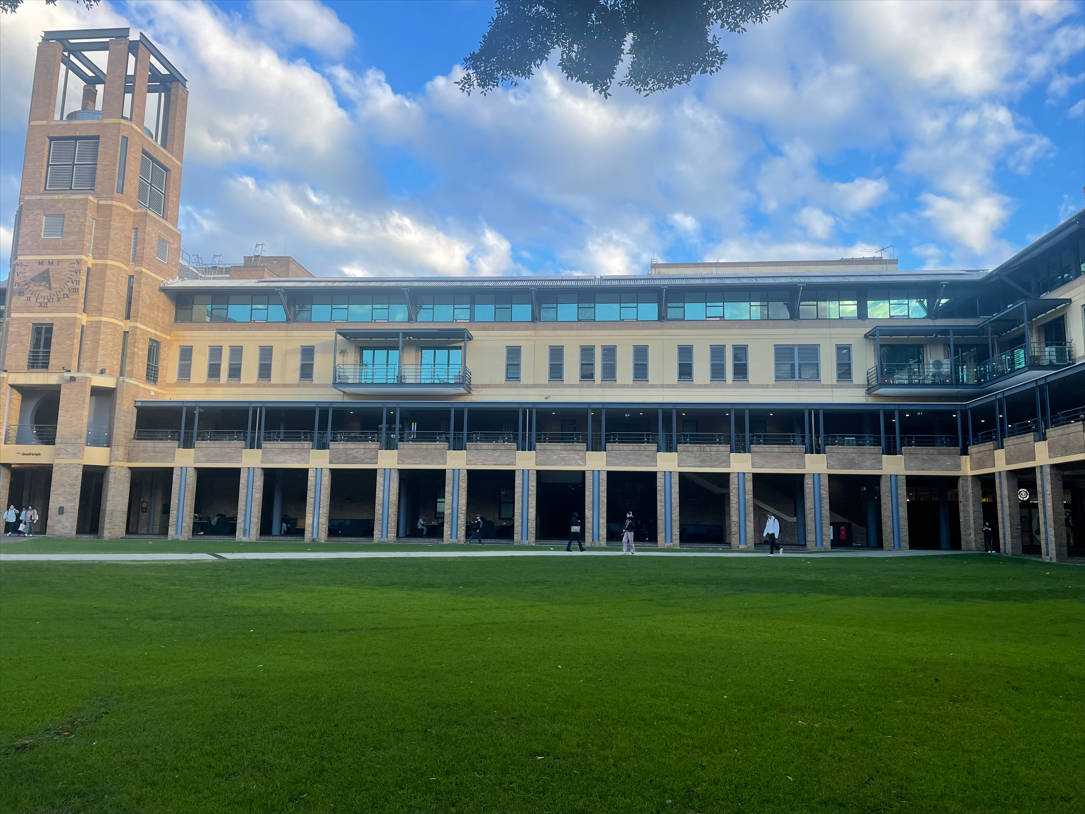
#> input picture lab2/original_images/image1.jpg, 1085 x 814 px
$ python task2.py
#> lines starting #> are read from the running program, lines starting #| are printed output that depends on the picture
import cv2
import matplotlib.pyplot as plt
import os
from skimage.util import random_noise

# Ensure the output directory exists
output_dir = 'processed_images'
os.makedirs(output_dir, exist_ok=True)

# Load images
img1 = cv2.imread('original_images/image1.jpg')
#> img1 is the input picture: shape (814, 1085, 3); mean B, G, R 111.7, 118.3, 95.2
img2 = cv2.imread('original_images/image2.jpg')
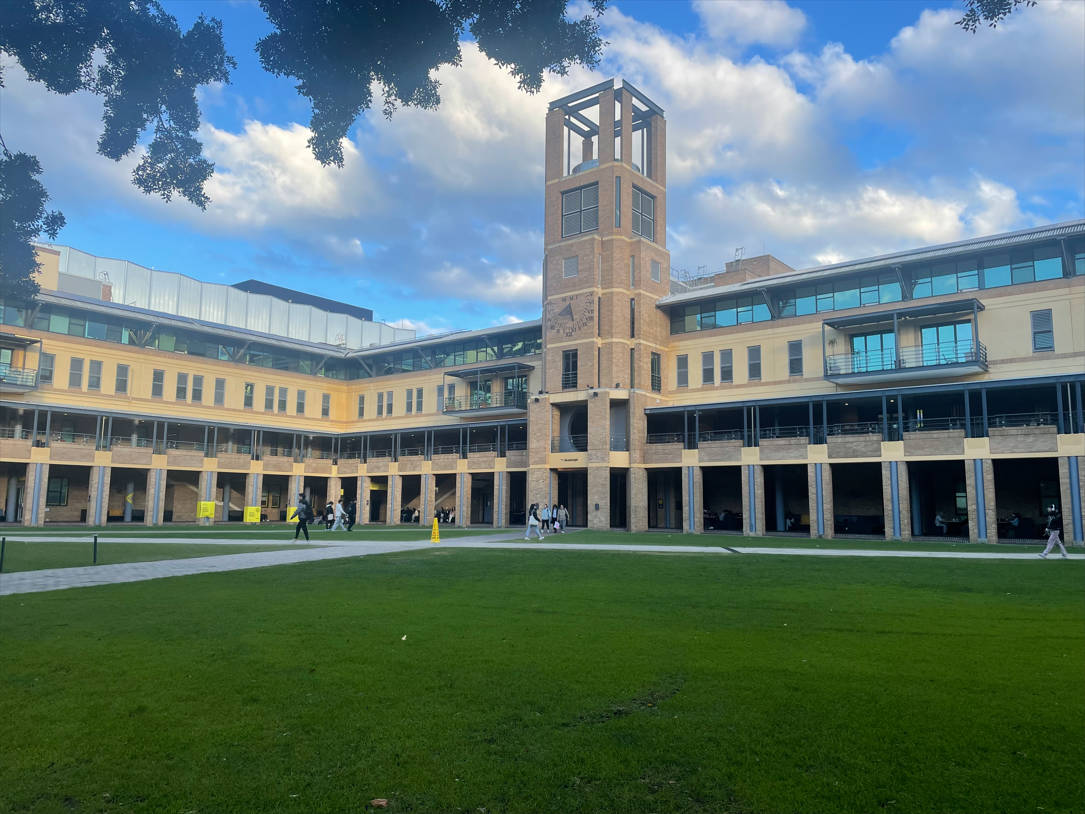
#> input picture lab2/original_images/image2.jpg, 1085 x 814 px
#> img2 is the input picture: shape (814, 1085, 3); mean B, G, R 111.9, 116.9, 93.8

# Initialize SIFT detector
sift = cv2.SIFT_create(nfeatures=20)

# Processed versions of the images
# a) Scaled by 120%
scaled1 = cv2.resize(img1, None, fx=1.2, fy=1.2)
scaled2 = cv2.resize(img2, None, fx=1.2, fy=1.2)

# b) Rotated clockwise by 60 degrees
rows1, cols1 = img1.shape[:2]
#> rows1 = 814; cols1 = 1085
rows2, cols2 = img2.shape[:2]
#> rows2 = 814; cols2 = 1085
M1 = cv2.getRotationMatrix2D((cols1/2, rows1/2), -60, 1)
M2 = cv2.getRotationMatrix2D((cols2/2, rows2/2), -60, 1)
rotated1 = cv2.warpAffine(img1, M1, (cols1, rows1))
rotated2 = cv2.warpAffine(img2, M2, (cols2, rows2))

# c) Contaminated with salt and pepper noise (keeping the color)
def add_salt_and_pepper_noise(image, amount=0.05):
#> called with amount = 0.05
    noisy_image = image.copy()
    for i in range(3):  # Apply noise to each channel separately
        noisy_channel = random_noise(noisy_image[:, :, i], mode='s&p', amount=amount)
        noisy_image[:, :, i] = (noisy_channel * 255).astype('uint8')
    return noisy_image

noisy1 = add_salt_and_pepper_noise(img1)
noisy2 = add_salt_and_pepper_noise(img2)

# Compute and draw SIFT keypoints
def compute_and_draw_sift(image, output_path, title):
#> called with output_path = 'processed_images/scaled1_keypoints.jpg', title = 'Scaled Image 1 - 20 Keypoints'
    gray_image = cv2.cvtColor(image, cv2.COLOR_BGR2GRAY)
    keypoints, descriptors = sift.detectAndCompute(gray_image, None)
#> keypoints = 21 keypoints; strongest (x, y, size): (1179, 505, 1.9), (1132, 361, 4.1), (79, 64, 2.7), (690, 634, 5.8)
    img_kp = cv2.drawKeypoints(image, keypoints, None,
                               flags=cv2.DRAW_MATCHES_FLAGS_DRAW_RICH_KEYPOINTS)
    for kp in keypoints:
        x, y = kp.pt
        cv2.circle(img_kp, (int(x), int(y)), 8, (0, 0, 255), 2, cv2.LINE_AA)  # Red, large, thick circles
#> this loop made 21 passes
#> (kp, x, y) on passes 1 to 12: (keypoint at (690.3, 634.3), size 5.8, 690.3, 634.3), (keypoint at (1179.2, 505.1), size 1.9, 1179.2, 505.1), (keypoint at (690.3, 634.3), size 5.8, 690.3, 634.3), (keypoint at (1132.1, 361), size 4.1, 1132.1, 361), (keypoint at (1179.2, 505.1), size 1.9, 1179.2, 505.1), (keypoint at (78.9, 64.1), size 2.7, 78.93, 64.14), (keypoint at (78.9, 64.1), size 2.7, 78.93, 64.14), (keypoint at (1233.4, 595.5), size 1.8, 1233.4, 595.5), (keypoint at (926.5, 631.9), size 12.1, 926.5, 631.9), (keypoint at (926.5, 631.9), size 12.1, 926.5, 631.9), (keypoint at (690.3, 634.3), size 5.8, 690.3, 634.3), (keypoint at (1233.4, 595.5), size 1.8, 1233.4, 595.5)
#> img_kp: shape (977, 1302, 3); mean B, G, R 111.5, 118.1, 95.3
    cv2.imwrite(output_path, img_kp)
    plt.imshow(cv2.cvtColor(img_kp, cv2.COLOR_BGR2RGB))
    plt.title(title)
    plt.axis('off')
    plt.show()

# Display the keypoints for each processed version
compute_and_draw_sift(scaled1, os.path.join(output_dir, 'scaled1_keypoints.jpg'), 'Scaled Image 1 - 20 Keypoints')
compute_and_draw_sift(scaled2, os.path.join(output_dir, 'scaled2_keypoints.jpg'), 'Scaled Image 2 - 20 Keypoints')
#> in compute_and_draw_sift (call 2), `keypoints, descriptors = sift.detectAndCompute(gray_image, None)`: keypoints = 21 keypoints; strongest (x, y, size): (1070, 481, 1.9), (396, 620, 4.1), (680, 140, 2.3), (61, 18, 1.9)
#> the loop in compute_and_draw_sift (call 2), `for kp in keypoints:` made 21 passes
#> (kp, x, y) on passes 1 to 12: (keypoint at (680, 140.1), size 2.3, 680, 140.1), (keypoint at (680, 140.1), size 2.3, 680, 140.1), (keypoint at (1070.2, 480.9), size 1.9, 1070.2, 480.9), (keypoint at (395.9, 620.2), size 4.1, 395.9, 620.2), (keypoint at (395.9, 620.2), size 4.1, 395.9, 620.2), (keypoint at (395.9, 620.2), size 4.1, 395.9, 620.2), (keypoint at (192.1, 219.1), size 1.9, 192.1, 219.1), (keypoint at (61.3, 17.8), size 1.9, 61.29, 17.75), (keypoint at (493.6, 582.7), size 16.8, 493.6, 582.7), (keypoint at (419.1, 581.4), size 13.7, 419.1, 581.4), (keypoint at (742.4, 574), size 17.3, 742.4, 574), (keypoint at (484.5, 765.7), size 3, 484.5, 765.7)
#> after the loop in compute_and_draw_sift (call 2), `for kp in keypoints:`: img_kp: shape (977, 1302, 3); mean B, G, R 111.6, 116.7, 94
compute_and_draw_sift(rotated1, os.path.join(output_dir, 'rotated1_keypoints.jpg'), 'Rotated Image 1 - 20 Keypoints')
#> in compute_and_draw_sift (call 3), `keypoints, descriptors = sift.detectAndCompute(gray_image, None)`: keypoints = 20 keypoints; strongest (x, y, size): (835, 701, 3.4), (454, 496, 4.9), (178, 16, 4), (554, 666, 10.1)
#> after the loop in compute_and_draw_sift (call 3), `for kp in keypoints:`: img_kp: shape (814, 1085, 3); mean B, G, R 92.1, 94.7, 74.9
compute_and_draw_sift(rotated2, os.path.join(output_dir, 'rotated2_keypoints.jpg'), 'Rotated Image 2 - 20 Keypoints')
#> call 4 of compute_and_draw_sift, with output_path = 'processed_images/rotated2_keypoints.jpg', title = 'Rotated Image 2 - 20 Keypoints'
#> in compute_and_draw_sift (call 4), `keypoints, descriptors = sift.detectAndCompute(gray_image, None)`: keypoints = 20 keypoints; strongest (x, y, size): (341, 278, 3.4), (273, 402, 2.4), (379, 278, 11.4), (409, 332, 14)
#> the loop in compute_and_draw_sift (call 4), `for kp in keypoints:` made 20 passes
#> (kp, x, y) on passes 1 to 12: (keypoint at (429.2, 360.4), size 13.4, 429.2, 360.4), (keypoint at (519.4, 508.5), size 14.4, 519.4, 508.5), (keypoint at (409.1, 332.5), size 14, 409.1, 332.5), (keypoint at (447.9, 478), size 3.6, 447.9, 478), (keypoint at (409.1, 332.5), size 14, 409.1, 332.5), (keypoint at (805.8, 305.4), size 3.1, 805.8, 305.4), (keypoint at (519.4, 508.5), size 14.4, 519.4, 508.5), (keypoint at (341.5, 277.7), size 3.4, 341.5, 277.7), (keypoint at (379.2, 278.1), size 11.4, 379.2, 278.1), (keypoint at (273.4, 402.2), size 2.4, 273.4, 402.2), (keypoint at (379.2, 278.1), size 11.4, 379.2, 278.1), (keypoint at (322.2, 249.9), size 3.9, 322.2, 249.9)
#> after the loop in compute_and_draw_sift (call 4), `for kp in keypoints:`:
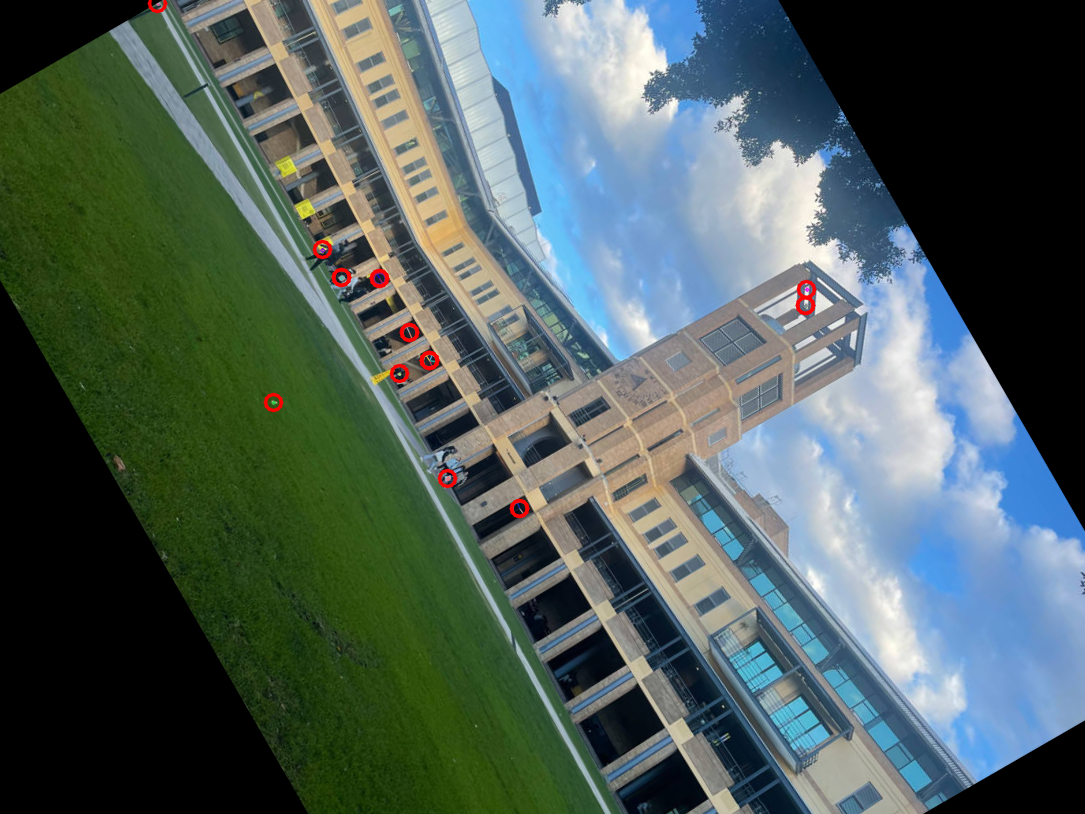
#> img_kp: shape (814, 1085, 3); mean B, G, R 91.7, 95.9, 79.1
compute_and_draw_sift(noisy1, os.path.join(output_dir, 'noisy1_keypoints.jpg'), 'Noisy Image 1 - 20 Keypoints')
#> in compute_and_draw_sift (call 5), `keypoints, descriptors = sift.detectAndCompute(gray_image, None)`: keypoints = 20 keypoints; strongest (x, y, size): (66, 53, 2.3), (107, 39, 2.1), (943, 301, 3.1), (20, 529, 2)
#> after the loop in compute_and_draw_sift (call 5), `for kp in keypoints:`: img_kp: shape (814, 1085, 3); mean B, G, R 112.3, 118.5, 97
compute_and_draw_sift(noisy2, os.path.join(output_dir, 'noisy2_keypoints.jpg'), 'Noisy Image 2 - 20 Keypoints')
#> in compute_and_draw_sift (call 6), `gray_image = cv2.cvtColor(image, cv2.COLOR_BGR2GRAY)`:
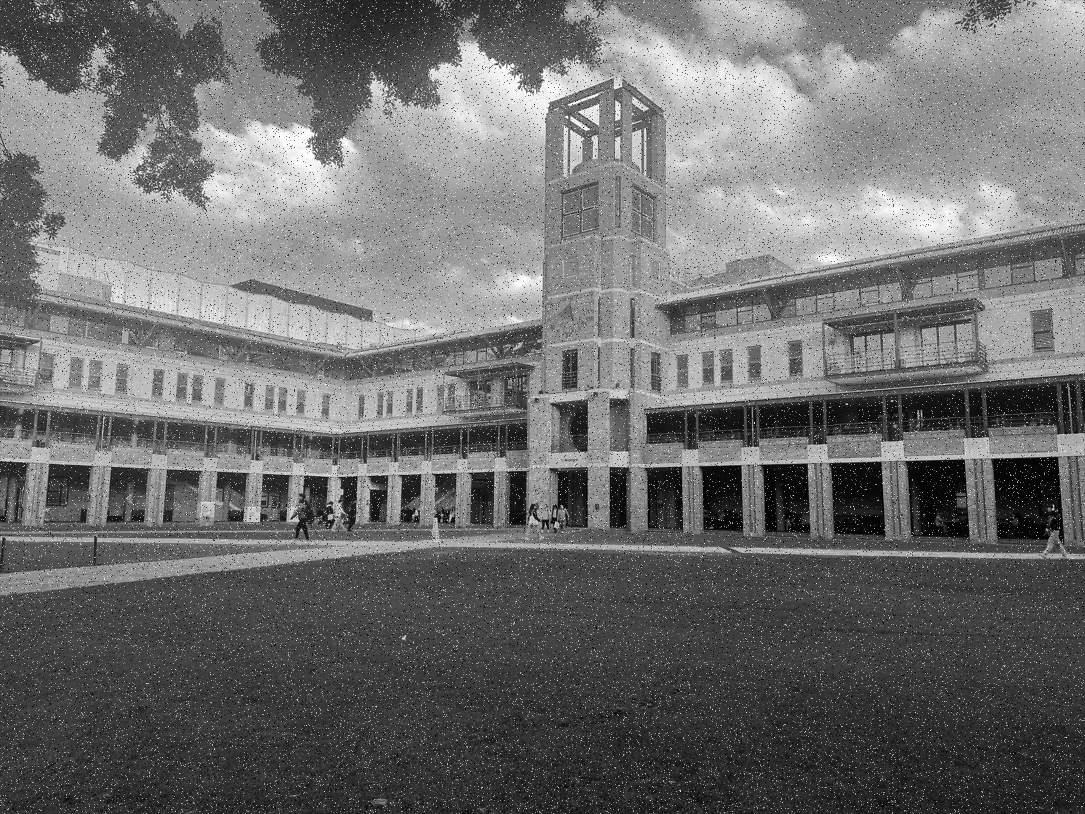
#> gray_image: shape (814, 1085); min 0, max 255, mean 110.2
#> in compute_and_draw_sift (call 6), `keypoints, descriptors = sift.detectAndCompute(gray_image, None)`: keypoints = 21 keypoints; strongest (x, y, size): (570, 104, 2.1), (330, 517, 3.5), (597, 95, 1.9), (404, 638, 2.2)
#> the loop in compute_and_draw_sift (call 6), `for kp in keypoints:` made 21 passes
#> (kp, x, y) on passes 1 to 12: (keypoint at (538.4, 520), size 1.9, 538.4, 520), (keypoint at (296.2, 519.8), size 3.8, 296.2, 519.8), (keypoint at (403.6, 638.1), size 2.2, 403.6, 638.1), (keypoint at (329.9, 516.8), size 3.5, 329.9, 516.8), (keypoint at (329.9, 516.8), size 3.5, 329.9, 516.8), (keypoint at (331.1, 502.7), size 2.2, 331.1, 502.7), (keypoint at (139.9, 172.4), size 2, 139.9, 172.4), (keypoint at (403.6, 638.1), size 2.2, 403.6, 638.1), (keypoint at (569.8, 104.5), size 2.1, 569.8, 104.5), (keypoint at (139.9, 172.4), size 2, 139.9, 172.4), (keypoint at (596.7, 94.5), size 1.9, 596.7, 94.54), (keypoint at (139.9, 172.4), size 2, 139.9, 172.4)
#> after the loop in compute_and_draw_sift (call 6), `for kp in keypoints:`:
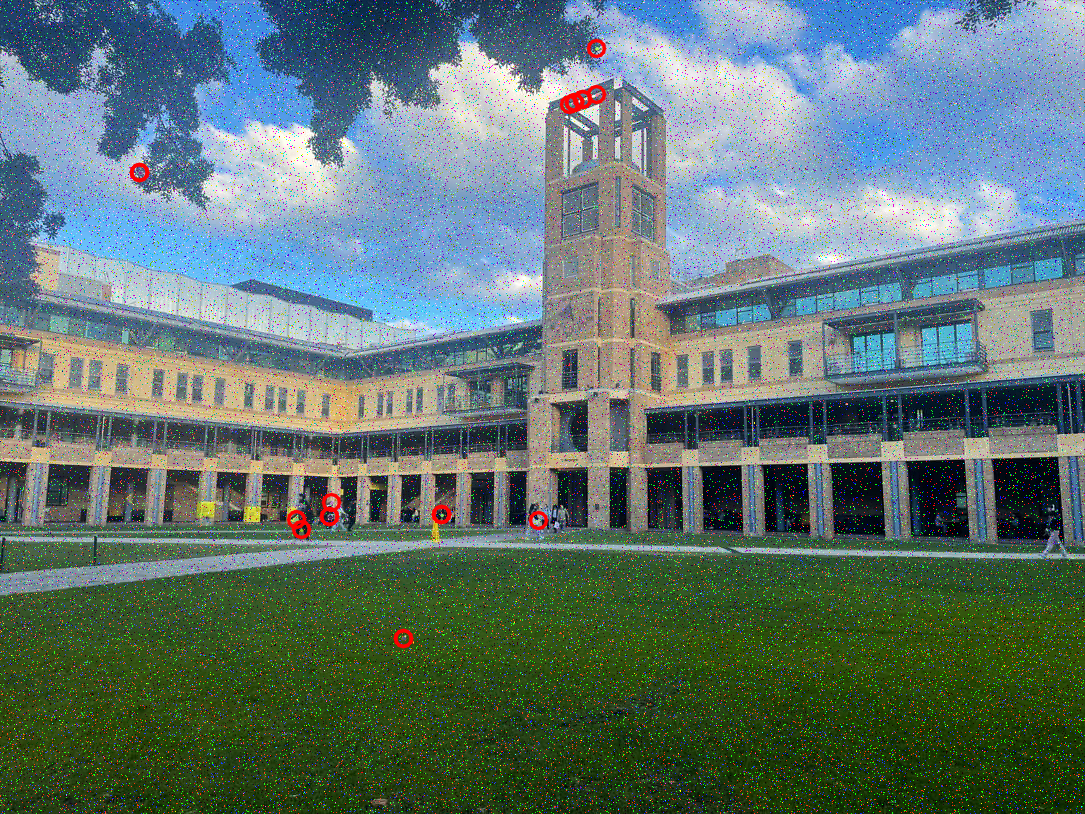
#> img_kp: shape (814, 1085, 3); mean B, G, R 112.3, 117, 95.7
